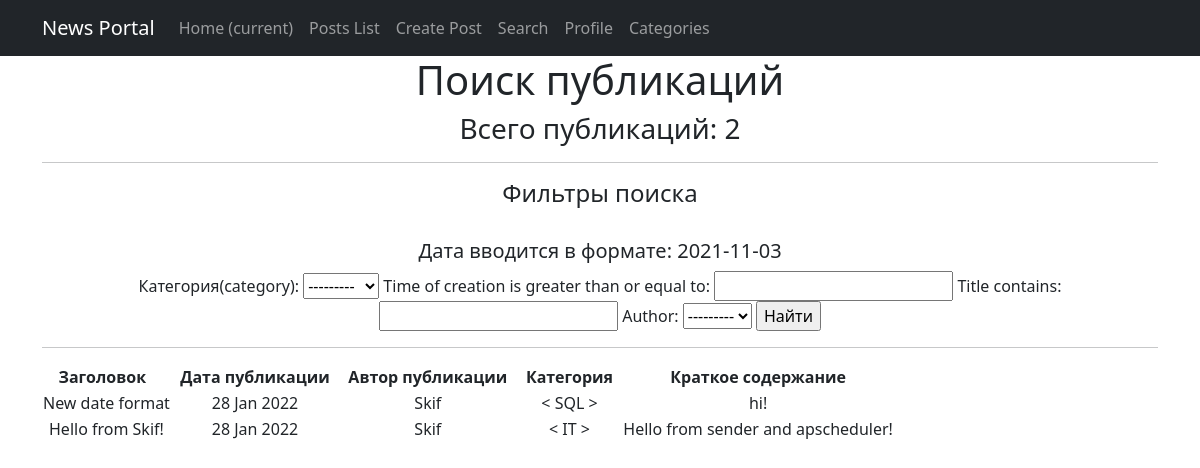
/posts/search/, run on the app's committed database.
### news/models.py (models this page shows, shortened)
class Post(models.Model):
    article = 'AR'
    news = 'NW'
    kind = [
        (article, 'Статья'),
        (news, 'Новость')
    ]
    author = models.ForeignKey(Author, on_delete=models.CASCADE)
    view = models.CharField(max_length=2, choices=kind, default=article)
    time_of_creation = models.DateTimeField(auto_now_add=True)
    post_category = models.ForeignKey(Category, on_delete=models.CASCADE, verbose_name='Категория(category)')
    title = models.CharField(max_length=128)
    text = models.TextField()
    post_rating = models.IntegerField(default=0)
    class Meta:
        verbose_name = 'Публикация'
        verbose_name_plural = 'Публикации'

class Author(models.Model):
    author_user = models.OneToOneField(User, on_delete=models.CASCADE)
    author_rating = models.IntegerField(default=0)
    class Meta:
        verbose_name = 'Автор'
        verbose_name_plural = 'Авторы'
    def __str__(self):
        return f'{self.author_user}'

class Category(models.Model):
    name = models.CharField(max_length=64, unique=True)
    subscribers = models.ManyToManyField(User, through='CategorySubscribers')
    class Meta:
        verbose_name = 'Категория'
        verbose_name_plural = 'Категории'
    def __str__(self):
        return f'{self.name}'

### news/views.py (the view)
# urls.py: path('search/', PostsSearch.as_view(), name='search'),
class PostsSearch(ListView):
    model = Post
    template_name = 'news/search.html'
    context_object_name = 'posts_search'
    ordering = ['-time_of_creation']
    def get_context_data(self, **kwargs):
        context = super().get_context_data(**kwargs)
        context['filter'] = PostFilter(self.request.GET, queryset=self.get_queryset()) # вписываем наш фильтр в контекст
        return context

### news/templatetags/custom_filters.py (called while the page is built)
@register.filter(name='censor')
def censor(value):
    censor_list = ['мат']
    text = value.split()
    for word in text:
        if word.lower() in censor_list:
            value = value.replace(word, '[CENSORED]')
    return value

### templates/news/search.html (shortened to what this page needs)
{% extends 'default.html' %}
{% load custom_filters %}
{% block content %}
    <h1>Поиск публикаций</h1>
    <h3><p align="center">Всего публикаций: {{ posts_search|length }}</p></h3>
    <hr>
    <h4>Фильтры поиска</h4>
    <br>
    <h5>Дата вводится в формате: 2021-11-03</h5>
    <form method="GET">
        {{ filter.form }}
        <input type="submit" value="Найти">
    </form>
    <hr>
    {% if posts_search %}
       <table>
           <thead>
              <th>
                  <b>Заголовок &nbsp </b>
              </th>
              <th>
                  <b> &nbsp Дата публикации &nbsp </b>
              </th>
              <th>
                  <b> &nbsp Автор публикации &nbsp </b>
              </th>
              <th>
                  <b> &nbsp Категория &nbsp </b>
              </th>
              <th>
                  <b> &nbsp Краткое содержание &nbsp</b>
              </th>
           </thead>
      {% for post in filter.qs %}
          <tr>
              <td>
                  {{ post.title|censor }}
              </td>
              <td>
                  {{ post.time_of_creation|date:'d M Y'}}
              </td>
              <td>
                  {{ post.author }}
              </td>
              <td>
                  < {{ post.post_category }} >
              </td>
              <td>
                  {{ post.text|truncatechars:50|censor }}
              </td>
          </tr>
      {% endfor %}
      </table>
    <br>
    {% else %}
      <h2>Публикаций нет!</h2>
    {% endif %}
{% endblock content %}

### templates/default.html (shortened to what this page needs)
<!DOCTYPE html>
<html lang="en">
    <head>
        {% load static %}
        <link href="{% static 'css/styles.css'%}" rel="stylesheet" />
    </head>
    <body>
        <nav class="navbar navbar-expand-lg navbar-dark bg-dark static-top">
            <div class="container">
                <a class="navbar-brand" href="#">News Portal</a>
                <div class="collapse navbar-collapse" id="navbarResponsive">
                    <ul class="navbar-nav ml-auto">
                        <li class="nav-item active">
                            <a class="nav-link" href="/">Home
                                <span class="sr-only">(current)</span>
                            </a>
                        </li>
                        <li class="nav-item">
                            <a class="nav-link" href="/posts/">Posts List</a>
                        </li>
                        <li class="nav-item">
                            <a class="nav-link" href="/posts/add/">Create Post</a>
                        </li>
                        <li class="nav-item">
                            <a class="nav-link" href="/posts/search/">Search</a>
                        </li>
                        <li class="nav-item">
                            <a class="nav-link" href="/account/profile/">Profile</a>
                        </li>
                        <li class="nav-item">
                            <a class="nav-link" href="/posts/categories/">Categories</a>
                        </li>
                    </ul>
                </div>
            </div>
        </nav>
        <div class="container">
            <div class="row">
                <div class="col-lg-12 text-center">
                    {% block content %}{% endblock content %}
                </div>
            </div>
        </div>
    </body>
</html>

### data on the page
Post: title|censor "New date format", time_of_creation "28 Jan 2022", author "Skif", post_category "SQL", text|censor "hi!"
Post: title|censor "Hello from Skif!", time_of_creation "28 Jan 2022", author "Skif", post_category "IT", text|censor "Hello from sender and apscheduler!"

### other printed values
{{ posts_search|length }} "2"
